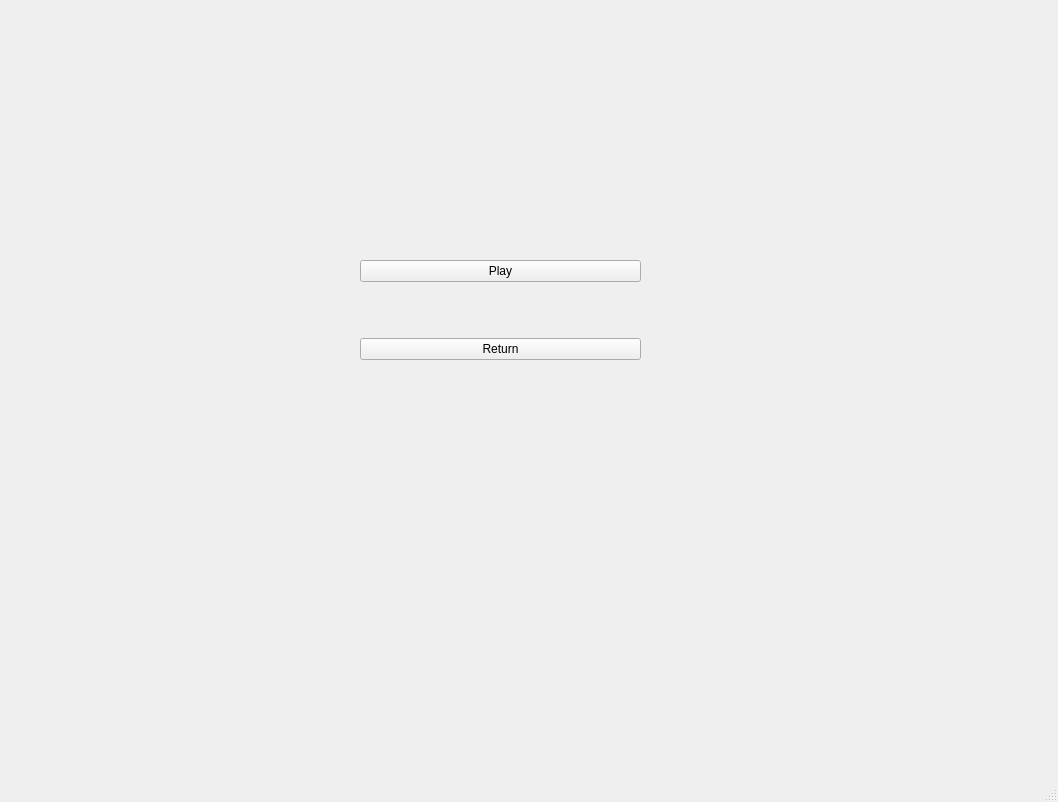
<?xml version="1.0" encoding="UTF-8"?>
<ui version="4.0">
 <class>MainWindow</class>
 <widget class="QMainWindow" name="MainWindow">
  <property name="geometry">
   <rect>
    <x>0</x>
    <y>0</y>
    <width>1058</width>
    <height>802</height>
   </rect>
  </property>
  <property name="windowTitle">
   <string>Incredible Chess</string>
  </property>
  <property name="windowIcon">
   <iconset>
    <normaloff>images/logo.png</normaloff>images/logo.png</iconset>
  </property>
  <widget class="QWidget" name="centralwidget">
   <widget class="QStackedWidget" name="stackedWidgetPVP">
    <property name="geometry">
     <rect>
      <x>0</x>
      <y>0</y>
      <width>1050</width>
      <height>770</height>
     </rect>
    </property>
    <property name="currentIndex">
     <number>1</number>
    </property>
    <widget class="QWidget" name="mainMenu">
     <property name="enabled">
      <bool>true</bool>
     </property>
     <widget class="QWidget" name="layoutWidget">
      <property name="geometry">
       <rect>
        <x>290</x>
        <y>380</y>
        <width>431</width>
        <height>42</height>
       </rect>
      </property>
      <layout class="QHBoxLayout" name="horizontalLayout">
       <item>
        <widget class="QPushButton" name="instructions_button">
         <property name="sizePolicy">
          <sizepolicy hsizetype="Minimum" vsizetype="Expanding">
           <horstretch>0</horstretch>
           <verstretch>0</verstretch>
          </sizepolicy>
         </property>
         <property name="font">
          <font>
           <pointsize>14</pointsize>
          </font>
         </property>
         <property name="text">
          <string>Options...</string>
         </property>
        </widget>
       </item>
       <item>
        <widget class="QPushButton" name="quit_button">
         <property name="enabled">
          <bool>true</bool>
         </property>
         <property name="sizePolicy">
          <sizepolicy hsizetype="Minimum" vsizetype="Expanding">
           <horstretch>0</horstretch>
           <verstretch>0</verstretch>
          </sizepolicy>
         </property>
         <property name="font">
          <font>
           <pointsize>14</pointsize>
          </font>
         </property>
         <property name="text">
          <string>Quit</string>
         </property>
         <property name="shortcut">
          <string>Q</string>
         </property>
        </widget>
       </item>
      </layout>
     </widget>
     <widget class="QWidget" name="layoutWidget">
      <property name="geometry">
       <rect>
        <x>290</x>
        <y>210</y>
        <width>431</width>
        <height>159</height>
       </rect>
      </property>
      <property name="sizePolicy">
       <sizepolicy hsizetype="Preferred" vsizetype="MinimumExpanding">
        <horstretch>0</horstretch>
        <verstretch>0</verstretch>
       </sizepolicy>
      </property>
      <layout class="QVBoxLayout" name="verticalLayout">
       <item>
        <widget class="QPushButton" name="player_vs_player_button">
         <property name="sizePolicy">
          <sizepolicy hsizetype="Minimum" vsizetype="Expanding">
           <horstretch>0</horstretch>
           <verstretch>0</verstretch>
          </sizepolicy>
         </property>
         <property name="font">
          <font>
           <pointsize>14</pointsize>
          </font>
         </property>
         <property name="text">
          <string>Player vs Player</string>
         </property>
         <property name="icon">
          <iconset theme="applications-games">
           <normaloff>.</normaloff>.</iconset>
         </property>
        </widget>
       </item>
       <item>
        <widget class="QPushButton" name="player_vs_computer_button">
         <property name="sizePolicy">
          <sizepolicy hsizetype="Minimum" vsizetype="Expanding">
           <horstretch>0</horstretch>
           <verstretch>0</verstretch>
          </sizepolicy>
         </property>
         <property name="font">
          <font>
           <pointsize>14</pointsize>
          </font>
         </property>
         <property name="toolTip">
          <string/>
         </property>
         <property name="text">
          <string>Player vs Computer</string>
         </property>
        </widget>
       </item>
       <item>
        <widget class="QPushButton" name="settings_button">
         <property name="sizePolicy">
          <sizepolicy hsizetype="Minimum" vsizetype="MinimumExpanding">
           <horstretch>0</horstretch>
           <verstretch>0</verstretch>
          </sizepolicy>
         </property>
         <property name="font">
          <font>
           <pointsize>14</pointsize>
          </font>
         </property>
         <property name="toolTip">
          <string/>
         </property>
         <property name="text">
          <string>Instructions</string>
         </property>
        </widget>
       </item>
      </layout>
     </widget>
    </widget>
    <widget class="QWidget" name="PVPMenu">
     <widget class="QWidget" name="verticalLayoutWidget">
      <property name="geometry">
       <rect>
        <x>360</x>
        <y>210</y>
        <width>281</width>
        <height>201</height>
       </rect>
      </property>
      <layout class="QVBoxLayout" name="verticalLayout_2">
       <item>
        <widget class="QPushButton" name="playButton">
         <property name="text">
          <string>Play</string>
         </property>
        </widget>
       </item>
       <item>
        <widget class="QPushButton" name="pushButton_2">
         <property name="text">
          <string>Return</string>
         </property>
        </widget>
       </item>
      </layout>
     </widget>
    </widget>
   </widget>
  </widget>
  <widget class="QMenuBar" name="menubar">
   <property name="geometry">
    <rect>
     <x>0</x>
     <y>0</y>
     <width>1058</width>
     <height>26</height>
    </rect>
   </property>
  </widget>
  <widget class="QStatusBar" name="statusbar"/>
 </widget>
 <resources/>
 <connections/>
</ui>
